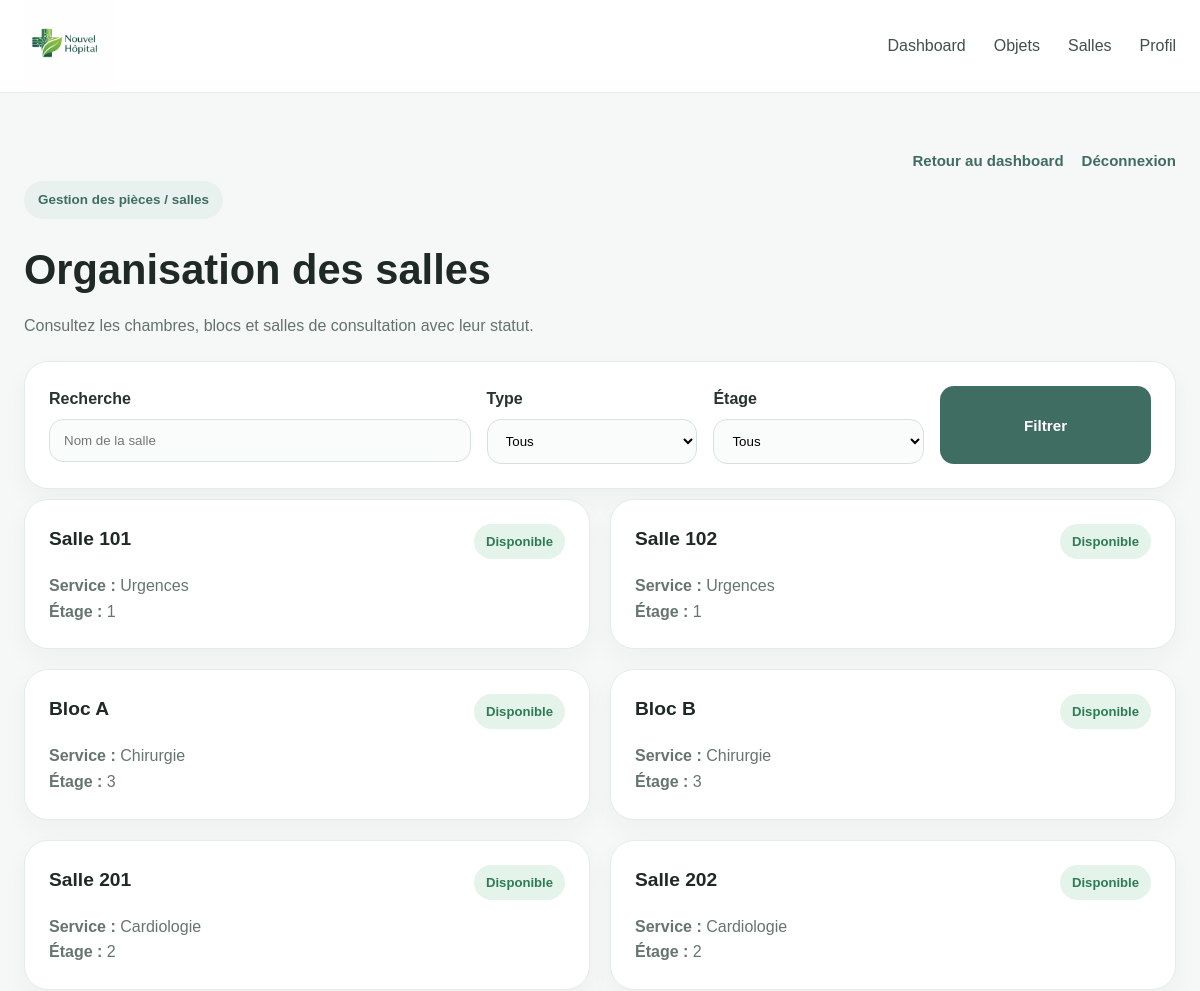
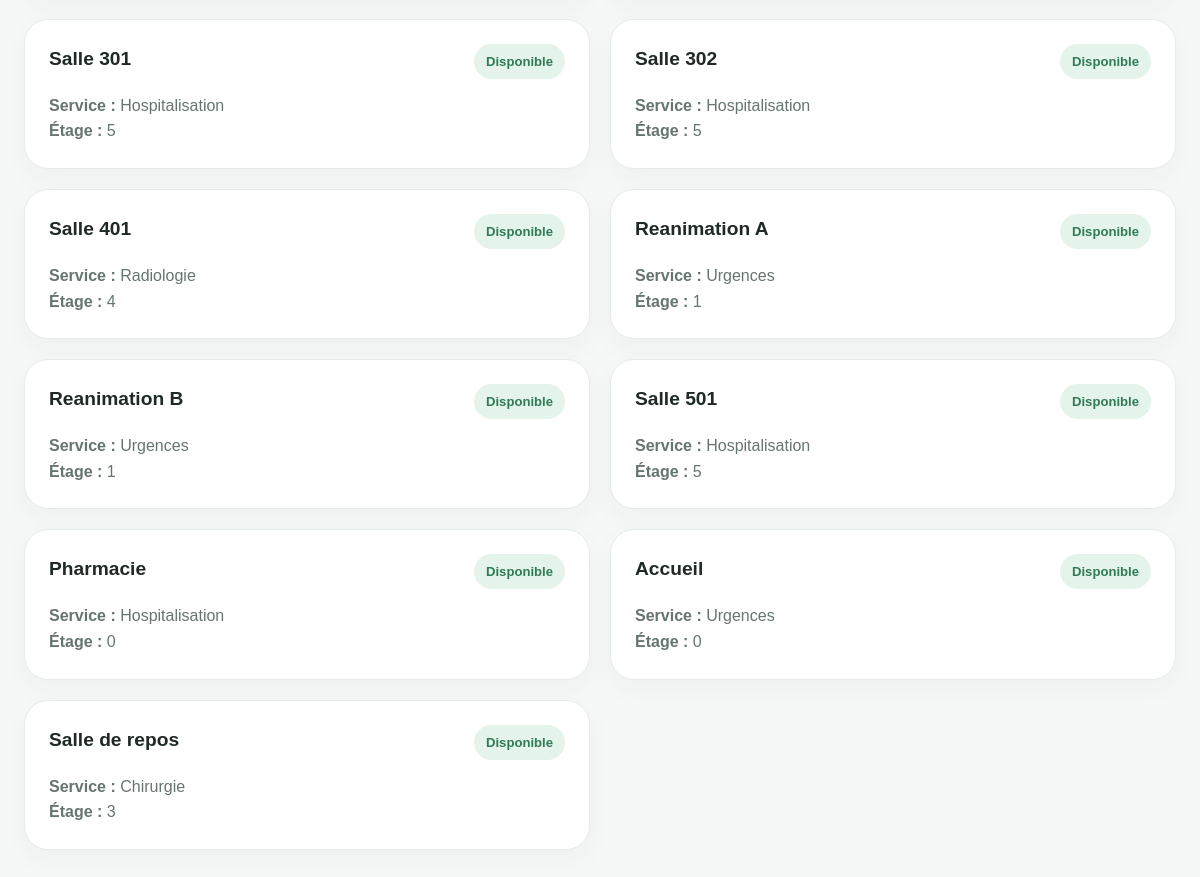
The app's page /room/ (signed in) with its own data (2 pictures, top to bottom).
### hopital/models.py (models this page shows, shortened)
class Salle(models.Model):
    nom = models.CharField(max_length=50)
    etage = models.IntegerField(blank=True, null=True)
    service = models.ForeignKey(Service, on_delete=models.SET_NULL, blank=True, null=True)

class Service(models.Model):
    nom = models.CharField(max_length=100)
    description = models.TextField(blank=True, null=True)
    etage = models.IntegerField(blank=True, null=True)

### hopital/views.py (the view)
# urls.py: path('room/', views.room, name='room'),
@login_required
def room(request):
    salles = Salle.objects.all()
    services = Service.objects.all()
    q = request.GET.get("q")
    service = request.GET.get("service")
    etage = request.GET.get("etage")
    if q:
        salles = salles.filter(nom__icontains=q)
    if service:
        salles = salles.filter(service_id=service)
    if etage:
        salles = salles.filter(etage=etage)
    return render(request, "hopital/room.html", {"salles": salles,"services": services,})

### hopital/templates/hopital/room.html (shortened to what this page needs)
{% load static %}
<!DOCTYPE html>
<html lang="fr">
<head>
  <link rel="stylesheet" href="{% static 'hopital/CSS/style.css' %}">
</head>
<body>
<header class="navbar">
  <div class="container nav-container">
    <a href="{% url 'index' %}" class="logo">
      <img src="{% static 'hopital/photo/logo.png' %}" alt="Logo Nouvel Hôpital">
    </a>
    <nav class="nav-links">
      <a href="{% url 'dashboard' %}">Dashboard</a>
      <a href="{% url 'objects' %}">Objets</a>
      <a href="{% url 'room' %}">Salles</a>
      <a href="{% url 'profile' %}">Profil</a>
    </nav>
  </div>
</header>
<main class="dashboard-page">
  <div class="container">
    <div class="page-tools">
      <a href="{% url 'dashboard' %}">Retour au dashboard</a>
      <a href="{% url 'login' %}">Déconnexion</a>
    </div>
    <section class="objects-top">
      <span class="tag">Gestion des pièces / salles</span>
      <h1>Organisation des salles</h1>
      <p>
        Consultez les chambres, blocs et salles de consultation avec leur statut.
      </p>
    </section>
    <form method="GET" class="filters-box">
      <div class="filter-item">
        <label for="search-room">Recherche</label>
        <input
          type="text"
          id="search-room"
          name="q"
          placeholder="Nom de la salle"
          value="{{ request.GET.q }}"
        >
      </div>
      <div class="filter-item">
        <label for="room-type">Type</label>
        <select id="room-type" name="service">
          <option value="">Tous</option>
      </select>
      </div>
      <div class="filter-item">
        <label for="floor">Étage</label>
        <select id="floor" name="etage">
          <option value="">Tous</option>
        </select>
      </div>
      <button type="submit" class="btn btn-primary">Filtrer</button>
    </form>
    <section class="room-grid">
      {% for salle in salles %}
        <article class="room-card">
          <div class="object-top">
            <h3>{{ salle.nom }}</h3>
           <span class="status active">Disponible</span>
          </div>
          <p><strong>Service :</strong> {{ salle.service.nom }}</p>
          <p><strong>Étage :</strong> {{ salle.etage }}</p>
        </article>
      {% empty %}
        <p>Aucune salle enregistrée.</p>
      {% endfor %}
    </section>
  </div>
</main>
</body>
</html>

### hopital/static/hopital/CSS/style.css (style rules this page uses)
* { margin:0; padding:0; box-sizing:border-box; }
html { scroll-behavior:smooth; }
body { font-family: Arial, Helvetica, sans-serif; background:#f6f8f7; color:#1f2926; line-height:1.6; }
a { text-decoration:none; color:inherit; }
img { max-width:100%; height:auto; }
.container { width:min(1180px, calc(100% - 48px)); margin:0 auto; }
.navbar { position:sticky; top:0; z-index:1000; background:rgba(255,255,255,0.96); backdrop-filter:blur(10px); border-bottom:1px solid #e5ece8; }
.nav-container { min-height:92px; display:flex; align-items:center; justify-content:space-between; gap:24px; }
.logo { display:flex; align-items:center; }
.logo img { width:90px; height:90px; object-fit:contain; }
.nav-links { display:flex; align-items:center; gap:28px; flex-wrap:wrap; }
.nav-links a { color:#42504b; font-weight:500; transition:0.25s; }
.btn { display:inline-flex; align-items:center; justify-content:center; padding:12px 20px; border-radius:14px; font-weight:600; font-size:0.95rem; border:1px solid transparent; transition:0.25s; }
.btn-primary { background:#3f6d62; color:white; }
.page-tools { display:flex; justify-content:flex-end; gap:18px; margin:22px 0 8px; flex-wrap:wrap; }
.page-tools a { color:#3f6d62; font-weight:700; font-size:0.94rem; }
.tag { display:inline-block; padding:8px 14px; border-radius:999px; background:#e8f1ee; color:#3f6d62; font-size:0.84rem; font-weight:700; margin-bottom:18px; }
.feature-card, .service-card, .news-card, .quick-card, .profile-card, .dash-card, .object-card-modern, .room-card, .table-card, .resource-card, .auth-card, .auth-side, .level-box, .level-card { background:white; border:1px solid #e5ece8; border-radius:24px; padding:24px; box-shadow:0 10px 26px rgba(31,41,38,0.04); }
.feature-card p, .service-card p, .news-card p, .quick-card p, .profile-list li, .object-card-modern p, .room-card p { color:#66756f; }
.dashboard-page { padding:34px 0 70px; }
.objects-top { margin-bottom:22px; }
.objects-top h1 { font-size:2.6rem; margin-bottom:10px; }
.objects-top p { color:#64726d; }
.filters-box { background:white; border:1px solid #e5ece8; border-radius:24px; padding:24px; display:grid; grid-template-columns:2fr 1fr 1fr 1fr; gap:16px; margin-bottom:10px; box-shadow:0 10px 26px rgba(31,41,38,0.04); }
.filter-item { display:flex; flex-direction:column; gap:8px; }
.filter-item label { font-weight:600; color:#26332f; }
.filter-item input, .filter-item select { padding:13px 14px; border-radius:14px; border:1px solid #d7e1dc; background:#fafcfb; outline:none; }
.object-grid, .room-grid { display:grid; grid-template-columns:repeat(2, 1fr); gap:20px; }
.object-top { display:flex; justify-content:space-between; align-items:flex-start; gap:14px; margin-bottom:14px; }
.object-top h3 { font-size:1.2rem; }
.status { display:inline-block; padding:7px 12px; border-radius:999px; font-size:0.82rem; font-weight:700; }
.status.active { background:#e5f4eb; color:#2f7b56; }

### records on screen
Salle: nom "Salle 101", service.nom "Urgences", etage "1"
Salle: nom "Salle 102", service.nom "Urgences", etage "1"
Salle: nom "Bloc A", service.nom "Chirurgie", etage "3"
Salle: nom "Bloc B", service.nom "Chirurgie", etage "3"
Salle: nom "Salle 201", service.nom "Cardiologie", etage "2"
Salle: nom "Salle 202", service.nom "Cardiologie", etage "2"
Salle: nom "Salle 301", service.nom "Hospitalisation", etage "5"
Salle: nom "Salle 302", service.nom "Hospitalisation", etage "5"
Salle: nom "Salle 401", service.nom "Radiologie", etage "4"
Salle: nom "Reanimation A", service.nom "Urgences", etage "1"
Salle: nom "Reanimation B", service.nom "Urgences", etage "1"
Salle: nom "Salle 501", service.nom "Hospitalisation", etage "5"
Salle: nom "Pharmacie", service.nom "Hospitalisation", etage "0"
Salle: nom "Accueil", service.nom "Urgences", etage "0"
Salle: nom "Salle de repos", service.nom "Chirurgie", etage "3"
